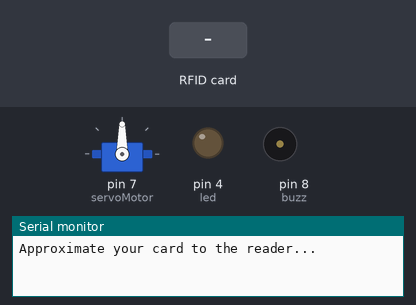
Simulated run of this sketch. Board: Arduino Uno, built with avr-gcc and run on an emulated ATmega328P. Parts: servo, output pins drawn as LEDs (lit = HIGH), buzzer (waves = sounding, pin HIGH), the last lines printed to the serial monitor. The test bench sets the inputs (shaded band). Pins used as bus, display or sensor lines are not drawn.

Above: at 1.2 s.
1.3 s: RFID card A4 2E C7 24 held to the reader
At 2.6 s:
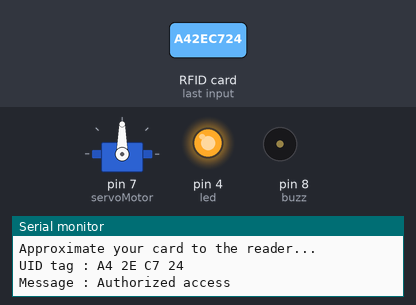
At 3.45 s:
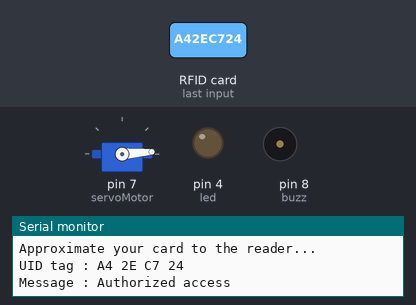
7.3 s: RFID card 57 0C 66 C9 held to the reader
At 10.0 s:
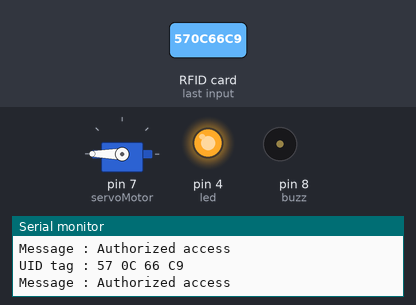
Timing chart, 0 to 16.3 s (numbered marks = the images above; inputs shaded):
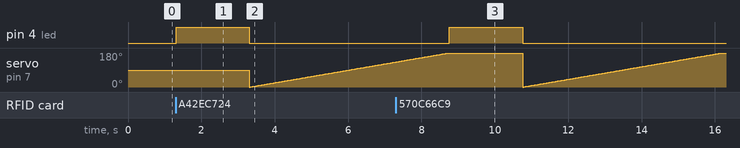

Measured:
- after the input at 1.3 s, pin 4 (led): LOW → HIGH at once, → LOW 2.0 s later
- after the input at 7.3 s, pin 4 (led): LOW → HIGH after 1.5 s, → LOW 2.0 s later

The sketch:

prototype.ino
```cpp
#include <SPI.h>
#include <MFRC522.h>
#include<Servo.h>
Servo servo;
#define SS_PIN 10
#define RST_PIN 9
MFRC522 mfrc522(SS_PIN, RST_PIN);   // Create MFRC522 instance.
int servoMotor = 7;
int buzz = 8;
int led = 4;
int pos = 0;
void setup()
{
  Serial.begin(9600);   // Initiate a serial communication
  SPI.begin();      // Initiate  SPI bus
  mfrc522.PCD_Init();   // Initiate MFRC522
  Serial.println("Approximate your card to the reader...");
  Serial.println();
  servo.attach(servoMotor);
  pinMode(buzz,OUTPUT);
  pinMode(led,OUTPUT);
}
void loop()
{
  // Look for new cards
  if ( ! mfrc522.PICC_IsNewCardPresent())
  {
    return;
  }
  // Select one of the cards
  if ( ! mfrc522.PICC_ReadCardSerial())
  {
    return;
  }
  //Show UID on serial monitor
  Serial.print("UID tag :");
  String content= "";
  byte letter;
  for (byte i = 0; i < mfrc522.uid.size; i++)
  {
     Serial.print(mfrc522.uid.uidByte[i] < 0x10 ? " 0" : " ");
     Serial.print(mfrc522.uid.uidByte[i], HEX);
     content.concat(String(mfrc522.uid.uidByte[i] < 0x10 ? " 0" : " "));
     content.concat(String(mfrc522.uid.uidByte[i], HEX));
  }
  Serial.println();
  Serial.print("Message : ");
  content.toUpperCase();
  if (content.substring(1) == "A4 2E C7 24" || content.substring(1) == "57 0C 66 C9") //change here the UID of the card/cards that you want to give access
  {
    Serial.println("Authorized access");
    Serial.println();
    digitalWrite(led,HIGH);
    delay(2000);
    digitalWrite(led,LOW);
    for(pos=0;pos<=180;pos++){
      servo.write(pos);
      delay(30);
 }
 }
 else  {
    Serial.println("Access denied");
    digitalWrite(buzz,HIGH);
    delay(1000);
    digitalWrite(buzz,LOW);
  }
}
```
